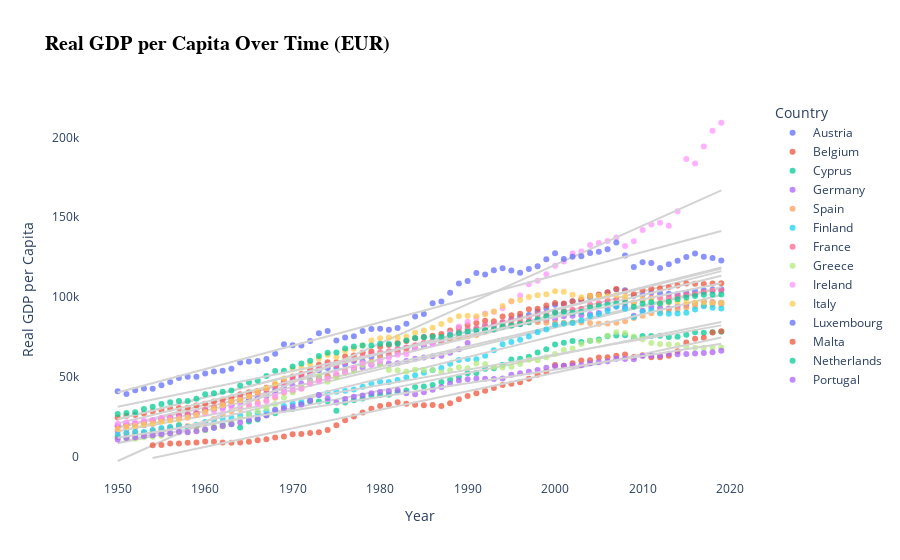

The notebook cell saved with this chart:
### Code cell
# Real GDP per capita over time
euro_df.loc[:, 'Real GDP per Capita'] = euro_df['Real GDP'] / euro_df['Labour']

fig = px.scatter(euro_df, x='Year', y='Real GDP per Capita', 
                 title = 'Real GDP per Capita Over Time (EUR)', 
                 labels={'Year': 'Year', 'Real GDP per Capita': 'Real GDP per Capita'}, 
                 trendline='ols',
                 color = 'Country',
                 color_continuous_scale='Blues')

fig.update_layout(
    plot_bgcolor='rgba(0,0,0,0)',
    title_font=dict(family='sans-serif', size=20, color='black', weight='bold')
)

fig.update_traces(line=dict(color='#D3D3D3'), selector=dict(mode='lines'))
fig.update_traces(marker=dict(opacity=0.75))

fig.show()
